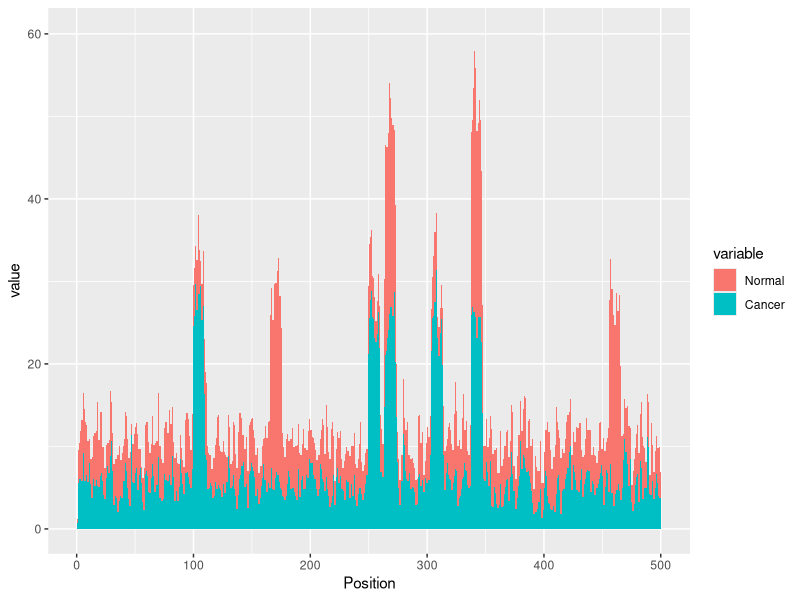
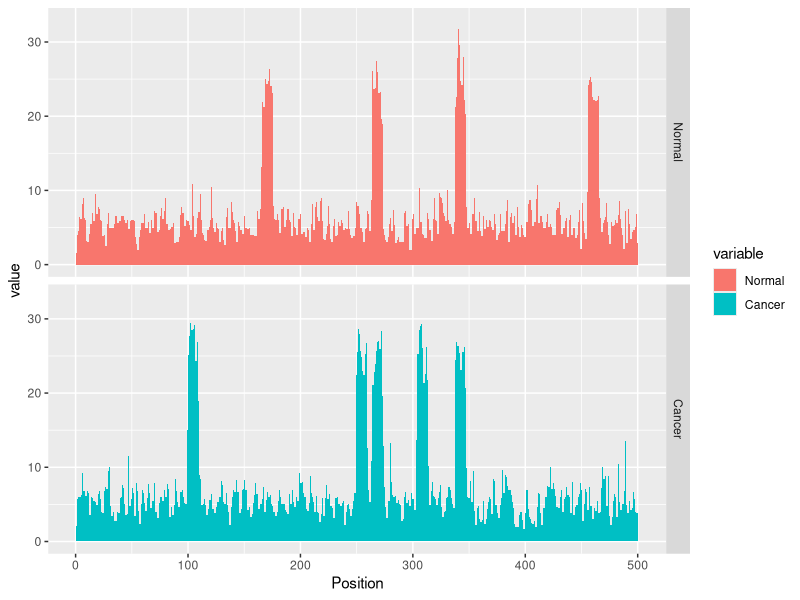
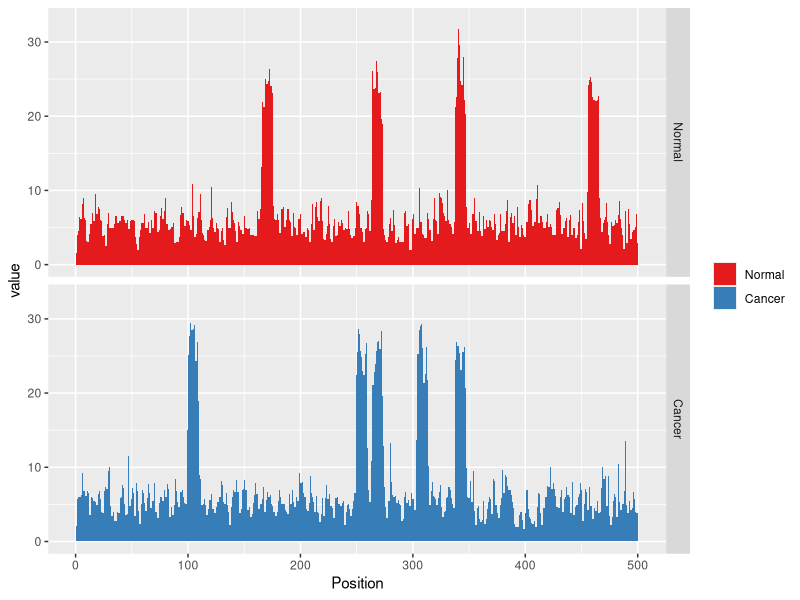
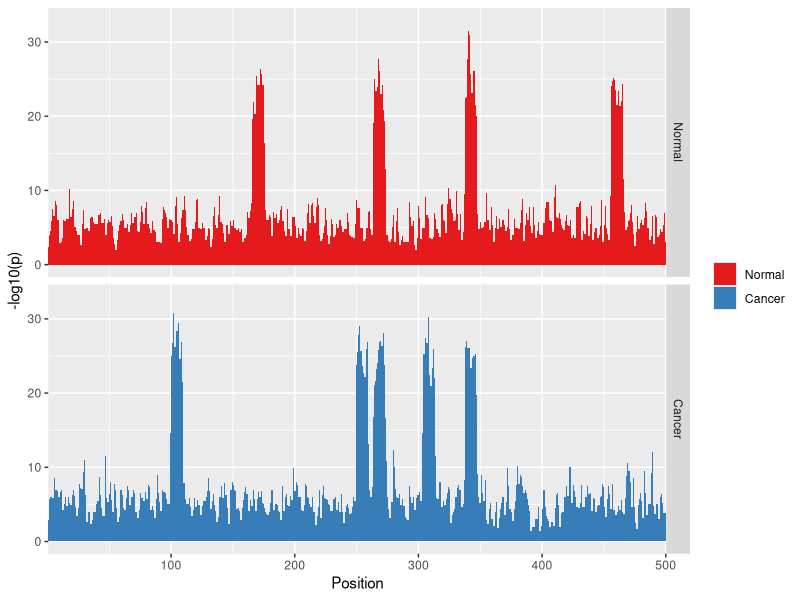
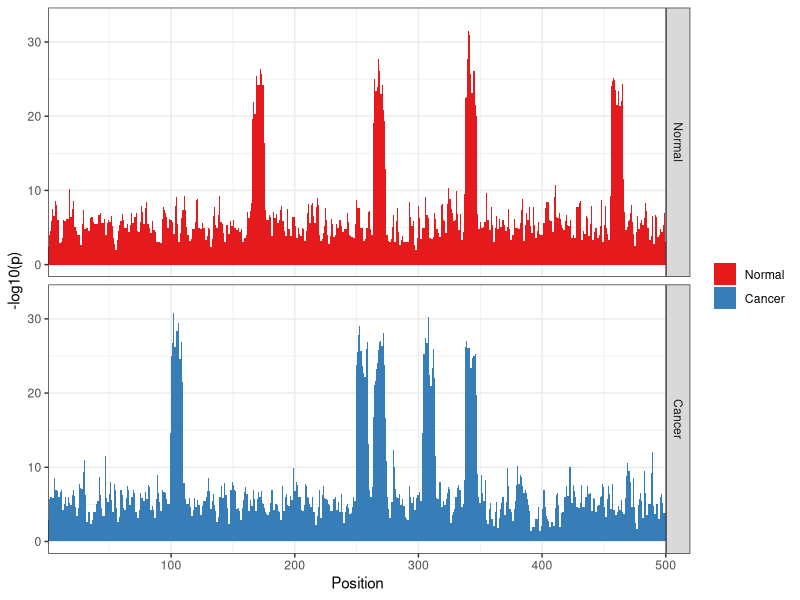
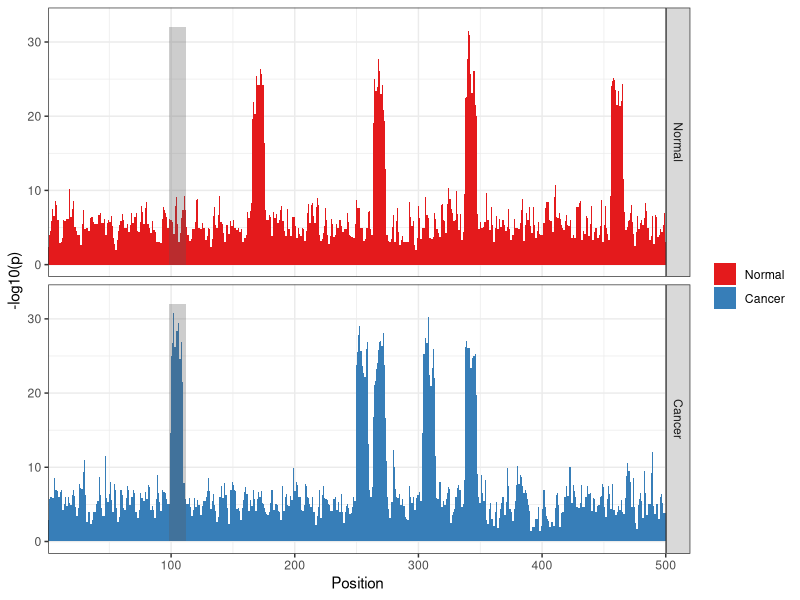
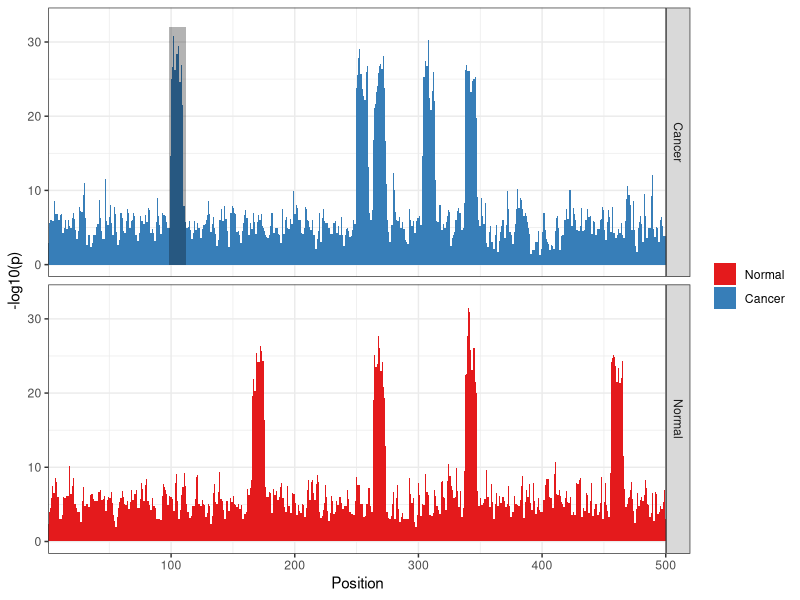
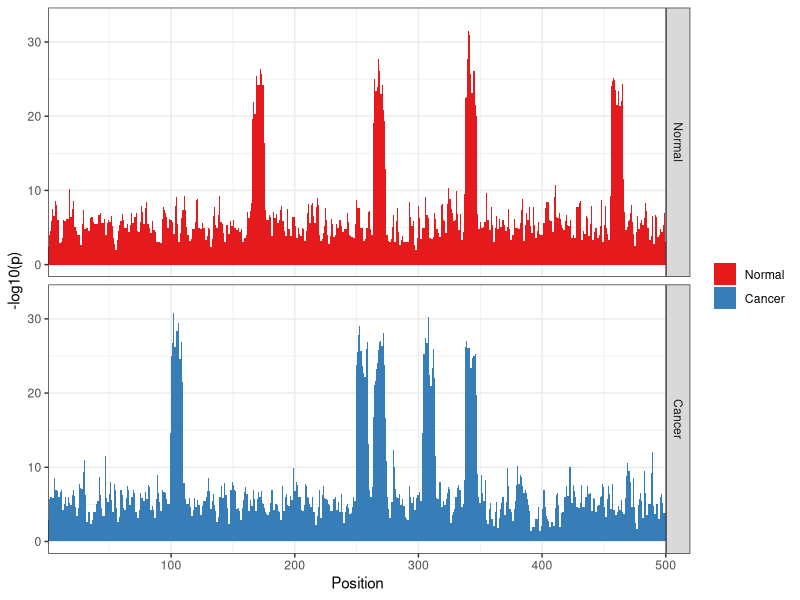

Write R code to recreate these figures, in order.
library(ggplot2)
library(reshape2)
# First generate some fake TF binding data
set.seed(1)

# Make a background
chipData <- data.frame(
    Normal = rpois(500, 5),
    Cancer = rpois(500, 5),
    Position = seq_len(500)
)

# Add common peaks
indCommon <- do.call("c", 
                     lapply(floor(runif(2, 10, 490)), seq, length.out = 10))
chipData[indCommon, "Normal"] <- chipData[indCommon, "Normal"] + rnorm(10, mean = 20, sd = 2)
chipData[indCommon, "Cancer"] <- chipData[indCommon, "Cancer"] + rnorm(10, mean = 20, sd = 2)

# Add cell-type specific peaks
indCancer <- do.call("c", 
                     lapply(floor(runif(3, 10, 490)), seq, length.out = 10))
chipData[indCancer, "Cancer"] <- chipData[indCancer, "Cancer"] + rnorm(10, mean = 20, sd = 2)

indNormal <- do.call("c", 
                     lapply(floor(runif(2, 10, 490)), seq, length.out = 10))
chipData[indNormal, "Normal"] <- chipData[indNormal, "Normal"] + rnorm(10, mean = 20, sd = 2)

plotData <- melt(chipData, id.vars = "Position")

# Now start with the plot. Figure out what you want on the x- and y-axis and what you want to color by.
# Finally choose what geom to use. geom_line() will work, but I think geom_area() looks nicer.
p <- ggplot(plotData, 
            aes(x = Position, 
                y = value, 
                fill = variable)
            ) + 
    geom_area()
p

# Add faceting
p <- p + facet_grid(variable~.)
p

# Let's improve the colours a bit, here are two nice and bright colours: #e41a1c (red) and #377eb8 (blue)
# or you can pick your own. You can also rename the legend, or remove the title.

colScale <- scale_fill_manual(name = element_blank(), 
                              values = c("Normal" = "#e41a1c", 
                                         "Cancer" = "#377eb8")
                              )
p <- p + colScale
p

# Lets update the x-axis to remove the blak space around the edge
# And lets change the name of the y-axis to -lop10(p) (you can use scale_y_continous() or ylab()) 
xScale <- scale_x_continuous(expand = c(0, 0))
yScale <- ylab("-log10(p)")

p <- p + xScale + yScale
p

# Add theming (if you like)
p <- p + theme_bw()
p

# save your plot
ggsave(filename = "ChIP_plot.png", plot = p, width = 15, height = 10, units = "cm")

# Extra, this deals with new things
# You can annotate a region with the annotate() function. Look it up.
p + annotate("rect", xmin = 98, xmax = 112, ymin = 0, ymax = 32, alpha = 0.3)

# Unfortunately it affects all facets. To target a specific facet you have to use geom_polygon()
# The dataframe below will work with geom_polygon(), figure out how why it works, and draw it.
df <- data.frame(Position = c(98, 98, 112, 112),
                 value = c(0, 32, 32, 0),
                 variable = rep("Cancer", 4))
p <- p + geom_polygon(data = df, fill = "black", alpha = 0.3)
p
ggsave(filename = "ChIP_plot2.png", plot = p, width = 15, height = 10, units = "cm")
